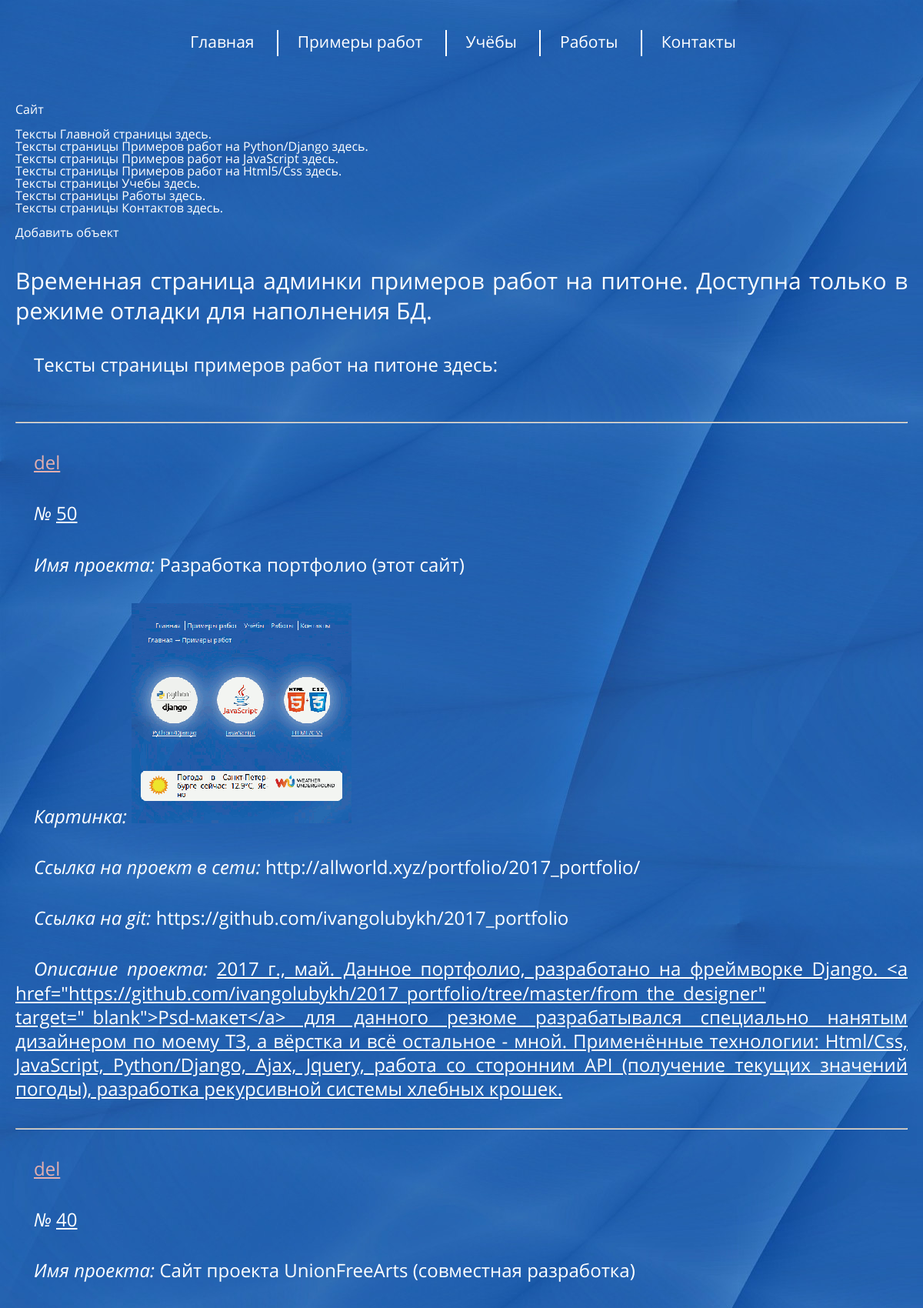
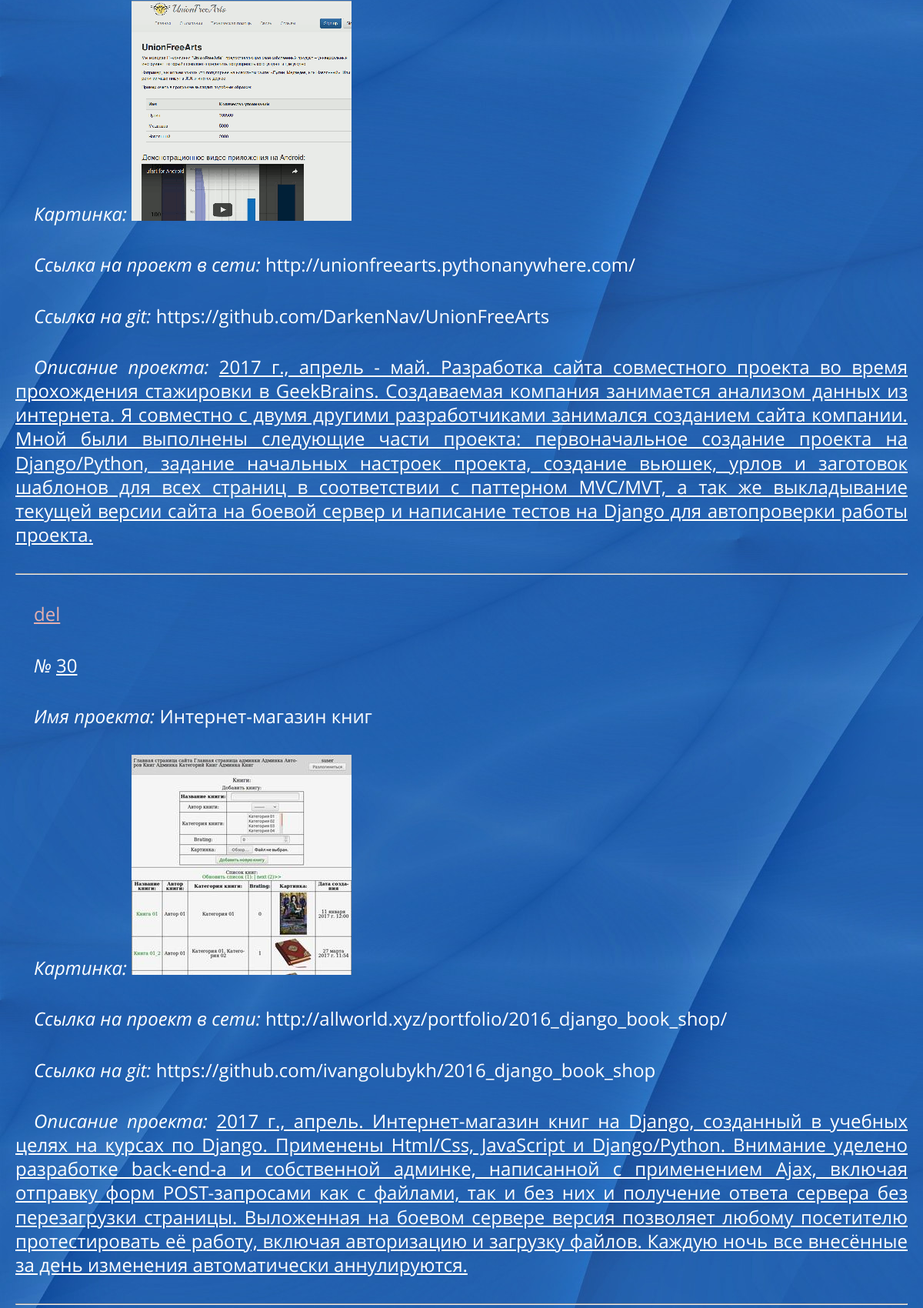
Page /portfolio/2017_portfolio/admin_examples_work_python/ (upper part) on the committed database (2 pictures, top to bottom).
### app_main/models_examples_work_python.py (models this page shows, shortened)
class ExamplesPython(models.Model):
    ordinal = models.PositiveSmallIntegerField(
        blank=False,
        null=False,
        db_index=True,
        unique=True,
        help_text='Порядковый номер объекта на странице',
        verbose_name='Порядковый номер объекта на странице',
        )
    name_project = models.CharField(
        max_length=255,
        blank=False,
        null=False,
        db_index=False,
        unique=False,
        help_text='Название проекта',
        verbose_name='Название проекта',
        )
    image_file = models.ImageField(
        upload_to='examples_python_images/',
        blank=True,
        verbose_name="Картинка проекта")
    net_address = models.CharField(
        max_length=255,
        blank=True,
        null=False,
        db_index=False,
        unique=False,
        help_text='Ссылка на проект в сети',
        verbose_name='Ссылка на проект в сети',
        )
    git_address = models.CharField(
        max_length=255,
        blank=True,
        null=False,
        db_index=False,
        unique=False,
        help_text='Ссылка на git-репозиторий проекта',
        verbose_name='Ссылка на git-репозиторий проекта',
        )
    text = models.TextField(
        blank=False,
        null=False,
        db_index=False,
        unique=False,
        help_text='Описание проекта',
        verbose_name='Описание проекта',
        )

### app_admin_debug/views_admin_examples_python_pages.py (the view)
class AdminExamplesPythonListView(ListView):
    queryset = ExamplesPython.objects.order_by('ordinal').reverse()
    template_name = 'admin_examples_work_python.html'

### app_admin_debug/templates/admin_examples_work_python.html (shortened to what this page needs)
{% extends "base.html" %}
{% block content  %}
    {% include 'admin_menu.html' %}
    <br>
    <br><a href="{% url 'admin_examples_work_python-add' %}">Добавить объект</a>
    <br>
    <h1>Временная страница админки примеров работ на питоне. Доступна только в режиме отладки для наполнения БД.</h1>
    <p>Тексты страницы примеров работ на питоне здесь:</p>
    <br>
    {% for obj in object_list %}
        <hr>
        <p><a style="color:#e2afaf;" href="{% url 'admin_examples_work_python-del' obj.id%}">del</a></p>
<p><i>№</i> <a href="{% url 'admin_examples_work_python-update' obj.id%}">{{obj.ordinal}}</a></p>
<p><i>Имя проекта:</i> {{obj.name_project}}</p>
<p><i>Картинка:</i>
    {% if obj.image_file %}
        <img src="{{ MEDIA_URL }}{{obj.image_file}}">
    {% else %}
        не загружена.
    {% endif %}
</p>
<p><i>Ссылка на проект в сети:</i> {{obj.net_address}}</p>
<p><i>Ссылка на git:</i> {{obj.git_address}}</p>
<p><i>Описание проекта:</i> <a href="{% url 'admin_examples_work_python-update' obj.id%}">{{obj.text}}</a></p>
    {% endfor %}
{% endblock %}

### general_static/general/style/style.css (style rules this page uses)
* { font-weight: 400; color: inherit; text-decoration: none; }
html, body { height: 100%; color: #ffffff; }
body { width: 100%; min-width: 320px; border: 0px; background-color: #2361b0; -webkit-hyphens: auto; -moz-hyphens: auto; -ms-hyphens: auto; text-align: justify; }
article p a, article li a { text-decoration: underline; }
h1, h2, h3, h4, p, li { line-height: 1.3em; }
h2, i { font-family: OpenSansItalic; }
@media screen and (min-width: 481px) { html { font-family: OpenSansRegular; } }
@media screen and (min-width: 481px) { body h1 { font-size: 30px; } }
@media screen and (min-width: 481px) { body p { font-size: 24px; } }
@media screen and (min-width: 481px) { body p, body h1, body h2, body h3, body h4 { margin: 35px 0px; } }
p { text-indent: 1em; }

### rows in the picture
ExamplesPython: ordinal "50", name_project "Разработка портфолио (этот сайт)", image_file (picture), net_address "http://allworld.xyz/portfolio/2017_portfolio/", git_address "https://github.com/ivangolubykh/2017_portfolio", text "2017 г., май. Данное портфолио, разработано на фреймворке Django. <a href=\"https://github.com/ivangolubykh/2017_portfolio/tree/master/from_the_designer\" target=\"_blank\">Psd-макет</a> для данного резюме разрабатывался специально нанятым дизайнером по моему ТЗ, а вёрстка и всё остальное - мной. Применённые технологии: Html/Css, JavaScript, Python/Django, Ajax, Jquery, работа со сторонним API (получение текущих значений погоды), разработка рекурсивной системы хлебных крошек."
ExamplesPython: ordinal "40", name_project "Сайт проекта UnionFreeArts (совместная разработка)", image_file (picture), net_address "http://unionfreearts.pythonanywhere.com/", git_address "https://github.com/DarkenNav/UnionFreeArts", text "2017 г., апрель - май. Разработка сайта совместного проекта во время прохождения стажировки в GeekBrains. Создаваемая компания занимается анализом данных из интернета. Я совместно с двумя другими разработчиками занимался созданием сайта компании. Мной были выполнены следующие части проекта: первоначальное создание проекта на Django/Python, задание начальных настроек проекта, создание вьюшек, урлов и заготовок шаблонов для всех страниц в соответствии с паттерном MVC/MVT, а так же выкладывание текущей версии сайта на боевой сервер и написание тестов на Django для автопроверки работы проекта."
ExamplesPython: ordinal "30", name_project "Интернет-магазин книг", image_file (picture), net_address "http://allworld.xyz/portfolio/2016_django_book_shop/", git_address "https://github.com/ivangolubykh/2016_django_book_shop", text "2017 г., апрель. Интернет-магазин книг на Django, созданный в учебных целях на курсах по Django. Применены Html/Css, JavaScript и Django/Python. Внимание уделено разработке back-end-а и собственной админке, написанной с применением Ajax, включая отправку форм POST-запросами как с файлами, так и без них и получение ответа сервера без перезагрузки страницы. Выложенная на боевом сервере версия позволяет любому посетителю протестировать её работу, включая авторизацию и загрузку файлов. Каждую ночь все внесённые за день изменения автоматически аннулируются."
